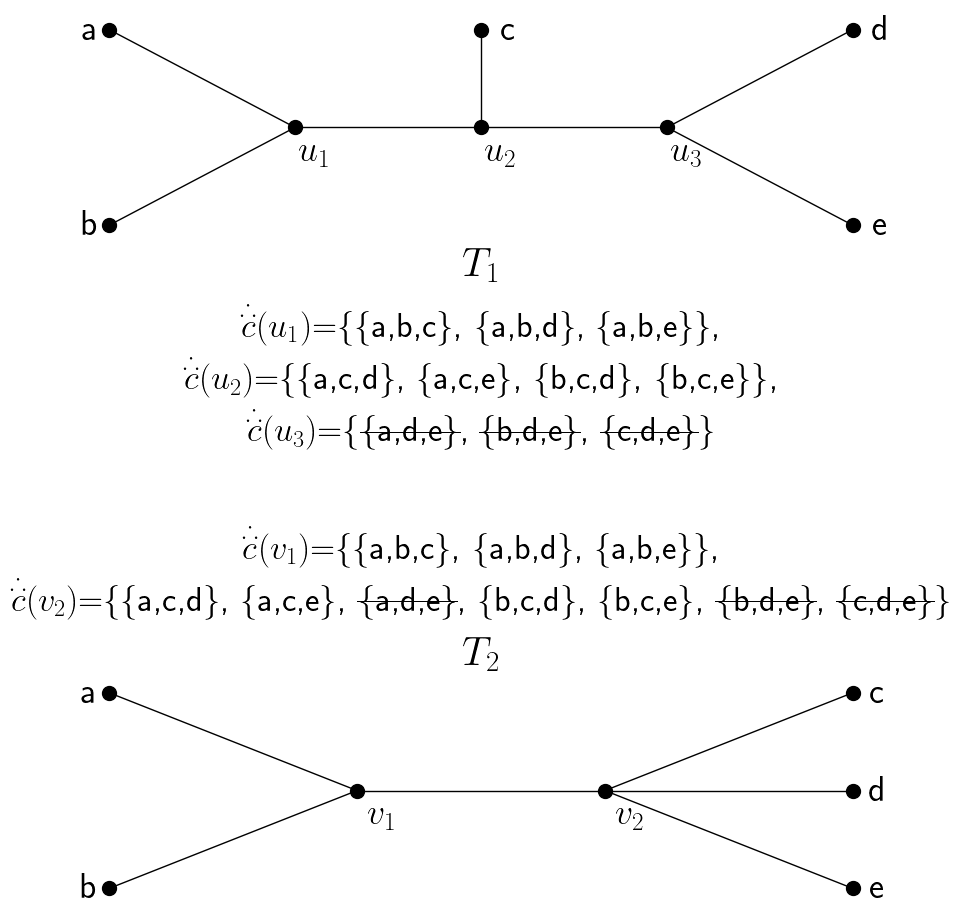

Python code for this plot:
import matplotlib.pyplot as plt
import networkx as nx
import matplotlib.gridspec as gridspec

# Włączenie renderowania LaTeX w Matplotlib z pakietem ulem do przekreśleń
plt.rcParams.update({
    "text.usetex": True,
    "text.latex.preamble": r"""
        \usepackage[normalem]{ulem}   % dla \sout
        \usepackage{amsmath}          % dla \overset
        \usepackage{amssymb}          % dla \therefore
        \newcommand{\ccc}{{\ensuremath{\overset{\therefore}{c}}}}
    """
})

# --- Grafy ---
G1 = nx.Graph()
G1.add_edges_from([('x', 'a'), ('x', 'b'), ('x', 'y'), ('y', 'c'), ('z', 'd'), ('z', 'e'), ('y', 'z')])
pos1 = {'a': (-2, 1), 'b': (-2, -1), 'x': (-1, 0), 'c': (0, 1), 'y': (0, 0), 'z': (1, 0), 'd': (2, 1), 'e': (2, -1)}
T1_labels = {
    'a': 'a',
    'b': 'b',
    'c': 'c',
    'd': 'd',
    'e': 'e',
    'x': r'$u_1$',
    'y': r'$u_2$',
    'z': r'$u_3$'
}

G2 = nx.Graph()
G2.add_edges_from([('x', 'a'), ('x', 'b'), ('y', 'c'), ('y', 'd'), ('y', 'e'), ('x', 'y')])
pos2 = {'a': (-2, 1), 'b': (-2, -1), 'x': (-1, 0), 'y': (0, 0), 'c': (1, 1), 'd': (1, 0), 'e': (1, -1)}
T2_labels = {
    'a': 'a',
    'b': 'b',
    'c': 'c',
    'd': 'd',
    'e': 'e',
    'x': r'$v_1$',
    'y': r'$v_2$'
}

# --- Trees z przekreśleniem i większą odległością ---
trees_combined = (
    r"\parbox{30em}{"
    r"\centering "
    r"$\ccc(u_1)$=\{\{a,b,c\}, \{a,b,d\}, \{a,b,e\}\},\\"  
    r"$\ccc(u_2)$=\{\{a,c,d\}, \{a,c,e\}, \{b,c,d\}, \{b,c,e\}\},\\"  
    r"$\ccc(u_3)$=\{\sout{\{a,d,e\}}, \sout{\{b,d,e\}}, \sout{\{c,d,e\}}\}\\[2em]" 
    r"$\ccc(v_1)$=\{\{a,b,c\}, \{a,b,d\}, \{a,b,e\}\},\\"  
    r"$\ccc(v_2)$=\{\{a,c,d\}, \{a,c,e\}, \sout{\{a,d,e\}}, \{b,c,d\}, \{b,c,e\}, \sout{\{b,d,e\}}, \sout{\{c,d,e\}}\}"
    r"}"
)

# --- Subploty: 3 wiersze, 1 kolumna ---
fig = plt.figure(figsize=(10, 9))
gs = gridspec.GridSpec(3, 1, height_ratios=[1, 1, 1])

ax1 = fig.add_subplot(gs[0])  # Górny graf
ax_mid = fig.add_subplot(gs[1])  # Środkowy napis
ax2 = fig.add_subplot(gs[2])  # Dolny graf

# --- Górny graf ---
nx.draw(G1, pos=pos1, with_labels=False, node_color='black', node_size=100, ax=ax1)

# przesunięcie etykiet: a i b bardziej w lewo, reszta standardowo
pos_labels_G1 = {}
for k, v in pos1.items():
    if k in ['a', 'b']:
        pos_labels_G1[k] = (v[0]-0.1, v[1])
    elif k in ['c', 'd', 'e']:
        pos_labels_G1[k] = (v[0]+0.15, v[1])
    else:
        pos_labels_G1[k] = (v[0]+0.1, v[1]-0.25)

nx.draw_networkx_labels(G1, pos=pos_labels_G1, labels=T1_labels, font_color='black', font_size=26, ax=ax1)

# Tytuł T1 na dole grafu
ax1.text(0.5, 0.0, r"$T_1$", fontsize=30, ha='center', va='top', transform=ax1.transAxes)
ax1.axis('off')

# --- Środkowy napis ---
ax_mid.text(0.5, 0.5, trees_combined, fontsize=25, ha='center', va='center')
ax_mid.axis('off')

# --- Dolny graf ---
nx.draw(G2, pos=pos2, with_labels=False, node_color='black', node_size=100, ax=ax2)
pos_labels_G2 = {}
for k, v in pos2.items():
    if k in ['a', 'b']:
        pos_labels_G2[k] = (v[0]-0.08, v[1])
    elif k in ['c', 'd', 'e']:
        pos_labels_G2[k] = (v[0]+0.1, v[1])
    else:
        pos_labels_G2[k] = (v[0]+0.1, v[1]-0.25)

nx.draw_networkx_labels(G2, pos=pos_labels_G2, labels=T2_labels, font_color='black', font_size=26, ax=ax2)
ax2.set_title(r"$T_2$", fontsize=30)
ax2.axis('off')

fig.subplots_adjust(left=0.05, right=0.95, top=1, bottom=0, hspace=0.4)
plt.savefig('T1_T2_partitions.png', bbox_inches='tight')
plt.show()
